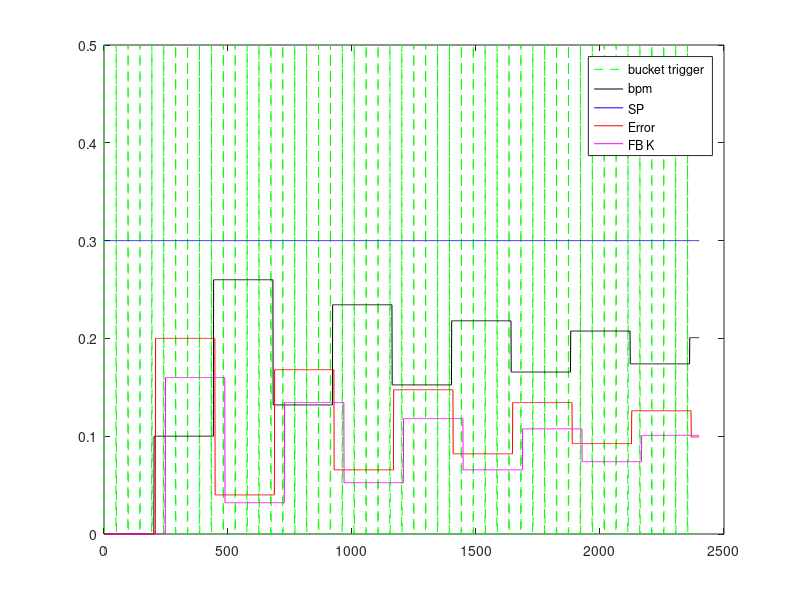

Recreate this plot in MATLAB.
clear all

B=50;
FB_DEL=4;
BPM_SMP_DEL=10;
ERR_CMP=6;
FB_K_CMP=7;
tb=48;
smp = tb*B ;
t=1:smp;
K=0.8;

bkt_trg = zeros(1, smp);
bkt_trg(1:tb:end) = 0.5;
bpm1 = zeros(2, smp);
bpm1(1,FB_DEL*tb+BPM_SMP_DEL:tb:end) = 0.1;% + 0.01.*rand(1,B-FB_DEL);
bpm1(2,FB_DEL*tb+BPM_SMP_DEL:tb:end) = 1;
sp = 0.3*ones(1, smp);
err = zeros(2, smp);
fb_k = zeros(2, smp);

for b=1:B   % for each bucket
  for s=1:tb   % for each sample in the bucket
    i =  (b-1)*tb + s;
    % bpm position - repeat the received sample 48 times
    if bpm1(2,i)
      ik = i+FB_DEL*tb;
      if ik<=smp
        bpm1(1,i+FB_DEL*tb) = bpm1(1,i+FB_DEL*tb) + fb_k(1,i);
      end
    else
      if i>1
        bpm1(1,i) = bpm1(1,i-1);
      end
    end
    % calculate error
    if bpm1(2,i)
      err(1, i+ERR_CMP) = sp(i) - bpm1(1,i);
      err(2, i+ERR_CMP) = 1;
    else
      err(1, i+ERR_CMP) = err(1, i+ERR_CMP-1);
    end
    % feedback k
    if bkt_trg(i) 
      fb_k(1, i+FB_K_CMP) = K*err(1,i);
      fb_k(2, i+FB_K_CMP) = 1;
    else
      fb_k(1, i+FB_K_CMP) = fb_k(1, i+FB_K_CMP-1);
    end
  end
end

% cut too much samples
err = err(:, 1:smp);
fb_k = fb_k(:, 1:smp);

% plots 
figure(1)
clf
plot(t, bkt_trg, 'g--') % plot trigger
hold on
plot(t, bpm1(1,:), 'k')
plot(t, sp, 'b') % plot sp
plot(t, err(1,:), 'r')
plot(t, fb_k(1,:), 'm')

legend('bucket trigger', 'bpm', 'SP', 'Error', 'FB K')